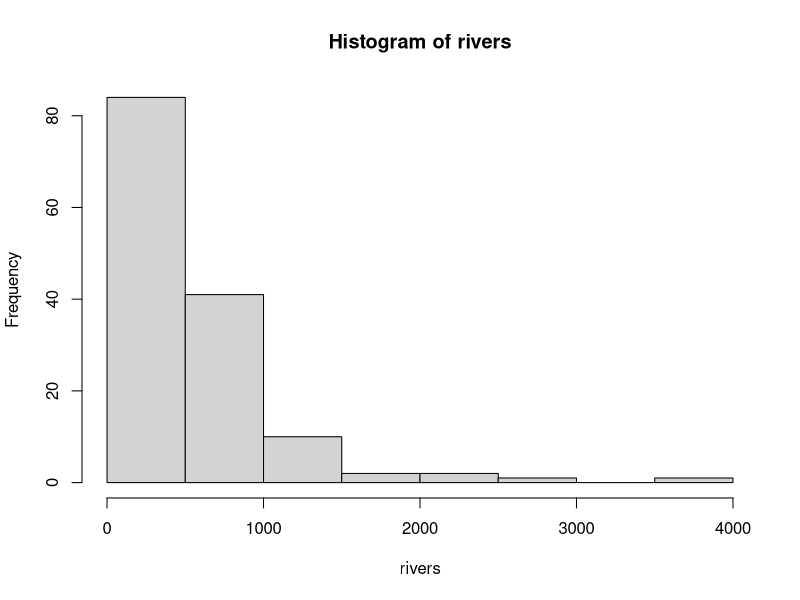
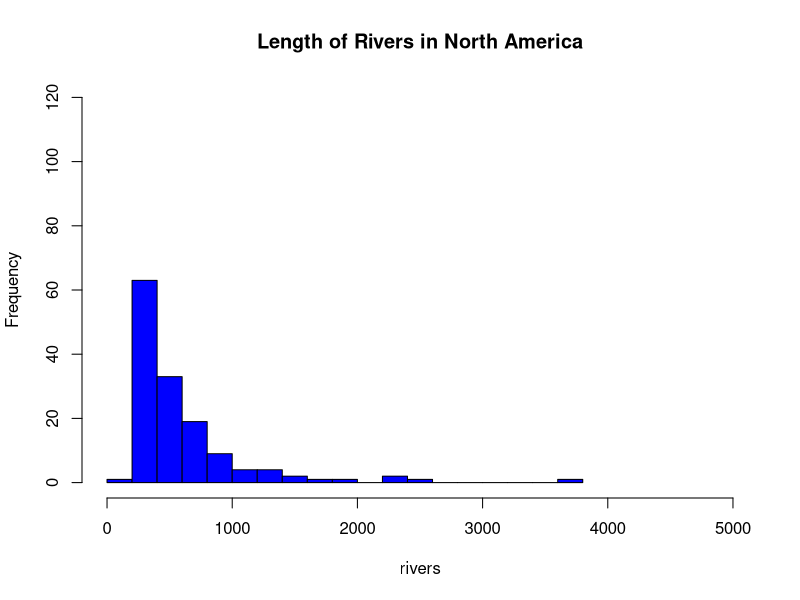
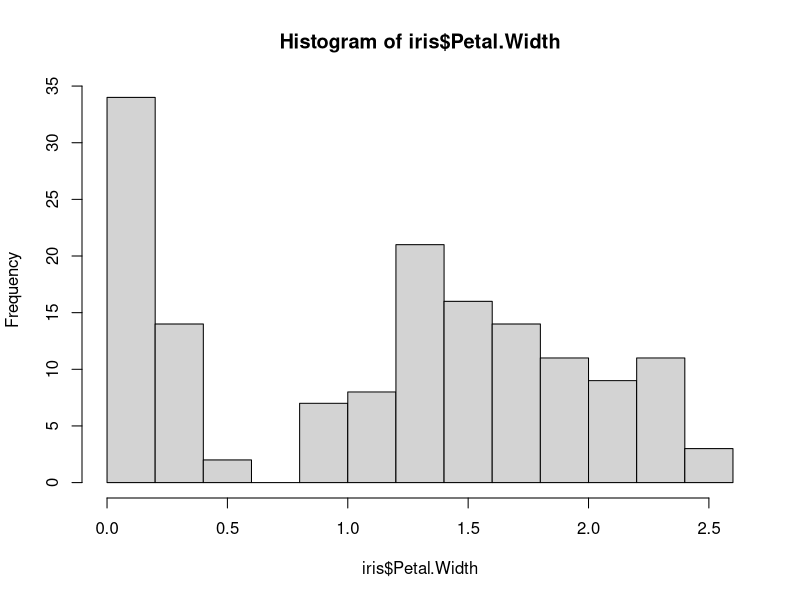
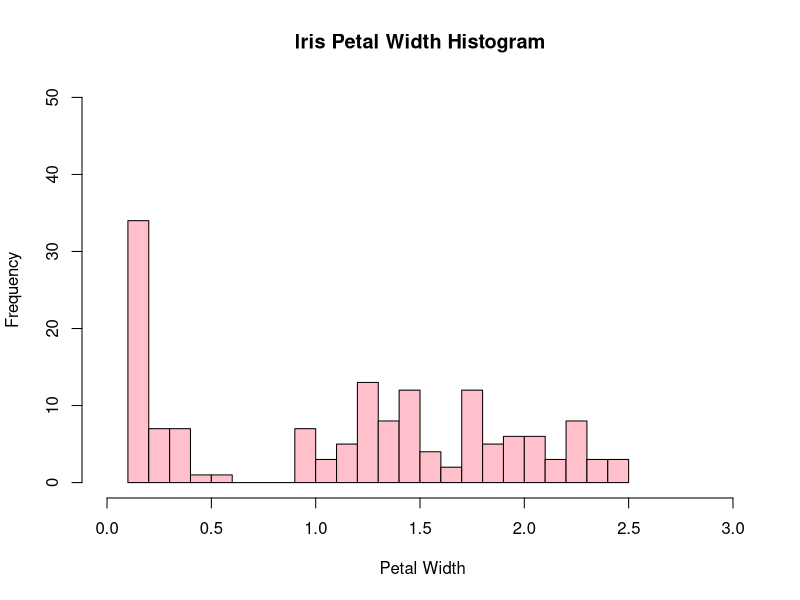
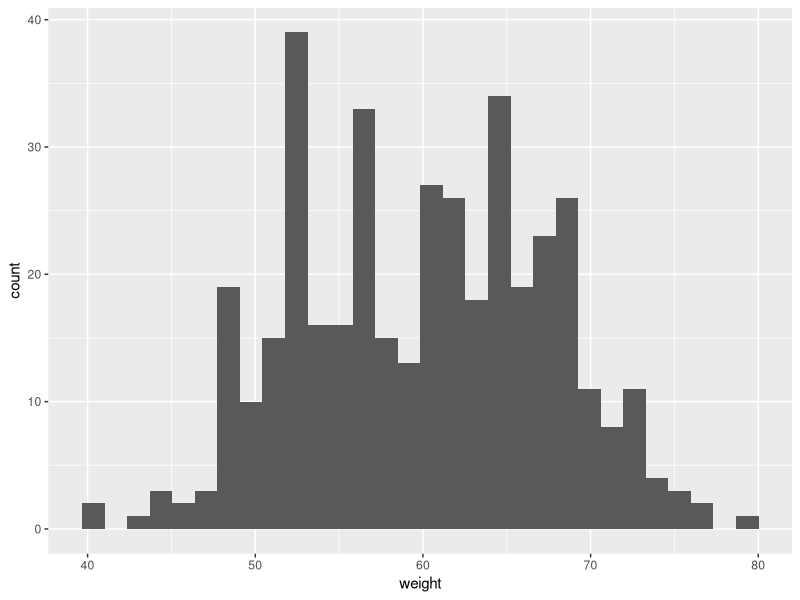
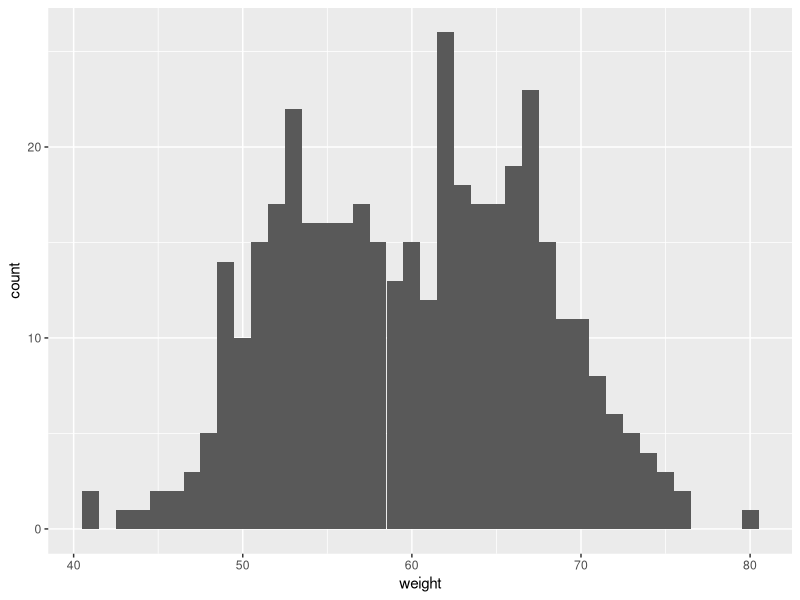
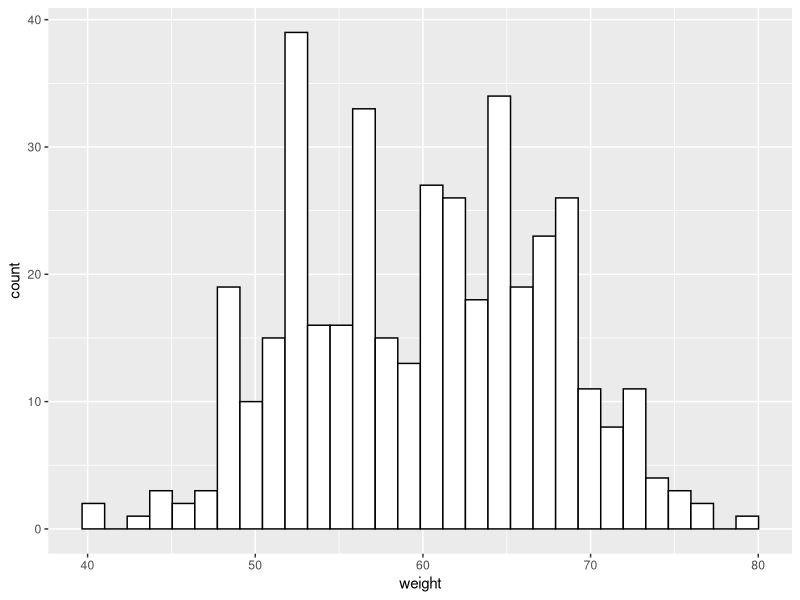
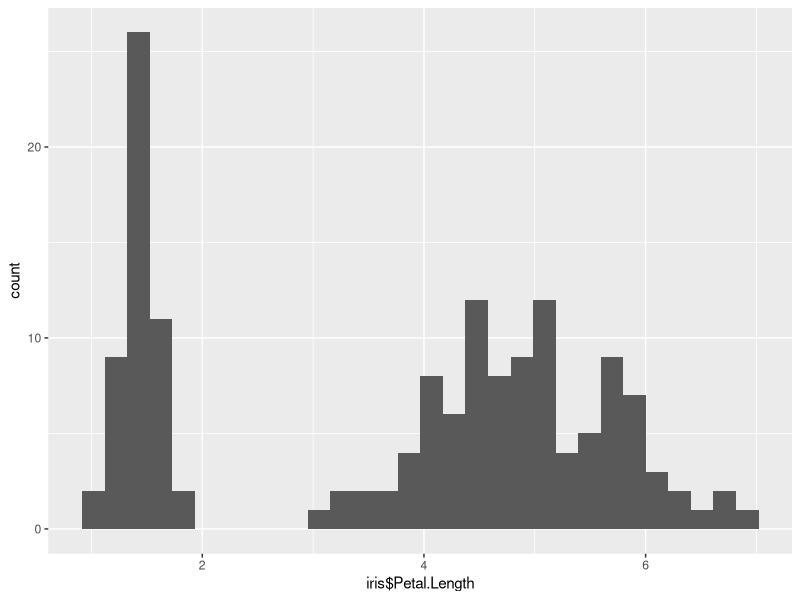

Here is the R script that generated these plots, in order:
## ---- chunk 1
knitr::opts_chunk$set(echo = TRUE)
library(tidyverse)
## ---- chunk 2
rivers
## ---- chunk 3
hist(rivers)
## ---- chunk 4
hist(rivers,                                                # Change main title of histogram
     main = "Length of Rivers in North America", col='blue', breaks=20, xlim=c(0, 5000), ylim=c(0, 120))
## ---- chunk 5
iris
## ---- chunk 6
hist(iris$Petal.Width)
## ---- chunk 7
hist(iris$Petal.Width,                                                
     main = "Iris Petal Width Histogram", xlab = " Petal Width", col='pink', breaks=20, xlim=c(0, 3), ylim=c(0, 50))
## ---- chunk 8
set.seed(1234)
df <- data.frame(
  sex=factor(rep(c("F", "M"), each=200)),
  weight=round(c(rnorm(200, mean=55, sd=5), rnorm(200, mean=65, sd=5)))
  )
head(df)
## ---- chunk 9
# Basic histogram
ggplot(df, aes(x=weight)) + geom_histogram()
# Change the width of bins
ggplot(df, aes(x=weight)) + 
  geom_histogram(binwidth=1)
# Change colors
p<-ggplot(df, aes(x=weight)) + 
  geom_histogram(color="black", fill="white")
p
## ---- chunk 10
##Basic histogram
ggplot(iris, aes(x=iris$Petal.Length)) + geom_histogram()
##Changing the bins
ggplot(iris, aes(x=iris$Petal.Length)) + 
  geom_histogram(binwidth=1.5)
##Changing the colors and adding a title
s<-ggplot(iris, aes(x=iris$Petal.Length)) + 
  geom_histogram(color="yellow", fill="red", binwidth=1.5)
s + ggtitle("Iris Petal Length Histogram") + xlab("Petal Length")
## ---- chunk 11
# get a dataset from R
# Orange dataset has information about the growth of orange trees
orange <- Orange
head(orange)
## ---- chunk 12
# create a density plot
plot(density(orange$circumference),
     main = "CIRCUMFERENCE OF ORANGE TREES",
     xlab = "CIRCUMFERENCE",
     ylab = "DISTRIBUTION")

polygon(density(orange$circumference), col=7, border=2)
## ---- chunk 13
# create the density plot

orange %>%
  ggplot( aes(x = circumference)) +
  geom_density(fill= 7, color= 2)

## ---- chunk 14
### Create a data set to work with
survey <- c(apple=45, orange=25, honeydew=35, banana=50, watermelon=20, blueberry=15)

survey

### Create a barchart with titles and color
barplot(survey,
        main="Favorite Fruit Survey",
        xlab="Fruit",
        ylab="Count",
        col=c("red", "orange", "green", "yellow", "pink", "blue"))

### Add a legend
legend("topright",
       legend = c("apple", "orange", "honeydew", "banana", "watermelon", "blueberry"),
       col = c("red", "orange", "green", "yellow", "pink", "blue"),
       pch = 19,
       bty = "n",
       pt.cex = 2,
       cex = 1.2)

## ---- chunk 15
# First load ggplot2
library(ggplot2)

# Use the same data set created in the base r example but make it into a data frame
survey1 <- data.frame(
  fruit=c("apple", "orange", "honeydew", "banana", "watermelon", "blueberry"),
  value=c(45, 25, 35, 50, 20, 15))

# Create the barchart
ggplot(survey1, aes(x=fruit, y=value)) + geom_bar(stat="identity") 

# Add color with black outlines
ggplot(survey1, aes(x=fruit, y=value)) + geom_bar(stat="identity", fill=c("red", "orange", "green", "yellow", "pink", "blue"), color="black") + labs(x="Count", y="Fruit", title="Fruit Survey") + theme(legend.position = "none")

## ---- chunk 16
titanic <- read.csv("data/titanic.csv")
## ---- chunk 17
# calculate survival percentage by class and count by class.
surv_pct <- aggregate(Survived ~ Pclass, data = titanic, FUN = mean)
class_ct <- aggregate(Survived ~ Pclass, data = titanic, FUN = length)

# Merge those two results into a single data frame, and specify 
# column names
by_class_data <- merge(surv_pct, class_ct,
                       by = "Pclass")
colnames(by_class_data) <- c("Pclass", "Surv_Pct", "Count")
#str(by_class_data)
## ---- chunk 18
plt <- barplot(by_class_data$Surv_Pct, 
               names.arg = paste("Class", by_class_data$Pclass),
               col = 'steelblue',
               main = "Survival Percentage by Passenger Class",
               ylab = "Survival Percentage",
               xlab = "Passenger Class",
               ylim = c(0.0, 0.75),
               axes = FALSE
)

# Add y axis
axis(2, at = seq(0.0, 0.7, by = 0.1),
     labels = paste(seq(0, 70, by = 10), "%", sep=""),
     las = 1,
     cex.axis = 0.9)

# Add the text of the labels
text(x = plt, 
     y = by_class_data$Surv_Pct + 0.04, 
     labels = paste("n: ", by_class_data$Count, sep=""), 
     cex=1) 
## ---- chunk 19
titanic <- read_csv("data/titanic.csv")
## ---- chunk 20
survival <- titanic %>%  
  group_by(Pclass) %>% 
  summarize(Count = n(),
            Surv_Pct = mean(Survived))
## ---- chunk 21
ggplot(survival, aes(x = Pclass, y = Surv_Pct)) +
  geom_col(fill = "steelblue") +
  geom_text(aes(label = paste("n: ", Count, sep="")), vjust = -0.5) +
  xlab("Passenger Class") +
  ylab("Survival Percentage") +
  ggtitle("Survival Percentage by Passenger Class") +
  scale_y_continuous(limits = c(0, 0.70),
                     breaks = seq(0, .7, by = 0.10),
                     labels = paste(seq(0, 70, by = 10), "%", sep=""))  +
  theme_classic() +
  theme(plot.title = element_text(hjust = 0.5)) # Centers title
## ---- chunk 22
par(mar=c(4, 5, 2, 8), xpd = T) # bottom, left, top, right

plot(mtcars$mpg, mtcars$hp, cex = mtcars$disp,
     pch=16,
     main = 'Miles per Gallon vs Gross Horsepower with Displacement',
     xlab = 'miles per gallon',
     ylab = 'gross horspower')
legend('right', inset=c(-0.35,0),
       legend=c('100', '200', '300', '400'),
       title = 'Displacement\n(cu. in.)',
       pch=16, ncol=1, pt.cex = c(100, 200, 300, 400),
       bty = 'n')
## ---- chunk 23
par(mar=c(4, 5, 2, 8), xpd = T) # bottom, left, top, right

plot(mtcars$mpg, mtcars$hp, cex = mtcars$disp/100,
     pch=16,
     main = 'Miles per Gallon vs Gross Horsepower with Displacement',
     xlab = 'miles per gallon',
     ylab = 'gross horspower')
legend('right', inset=c(-0.35,0),
       legend=c('100', '200', '300', '400'),
       title = 'Displacement\n(cu. in.)',
       pch=16, ncol=1, pt.cex = c(100, 200, 300, 400)/100,
       bty = 'n')
## ---- chunk 24
par(mar=c(4, 5, 2, 8), xpd = T) # bottom, left, top, right

plot(mtcars$mpg, mtcars$hp, cex = sqrt(mtcars$disp/3.14)/5,
     pch=16,
     main = 'Miles per Gallon vs Gross Horsepower with Displacement',
     xlab = 'miles per gallon',
     ylab = 'gross horspower')
legend('right', inset=c(-0.35,0),
       legend=c('100', '200', '300', '400'),
       title = 'Displacement\n(cu. in.)',
       pch=16, ncol=1, pt.cex = sqrt(c(100, 200, 300, 400)/3.14)/5,
       bty = 'n')
## ---- chunk 25
ggplot(mtcars, aes(x=mpg, y=hp, size=disp))+
  geom_point()+
  ggtitle('Miles per Gallon vs Gross Horsepower with Displacement')+
  labs(size = 'Displacement\n(cu. in.)', x='miles per gallon', y='gross horsepower')+
  theme_classic()
